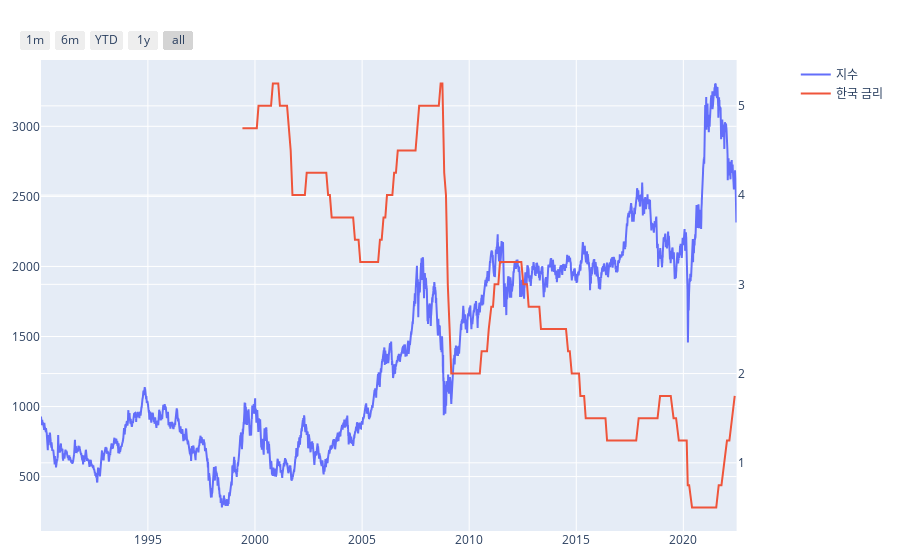

Notebook source saved alongside this figure:
### Code cell
import plotly.express as px
import plotly.graph_objects as go
from plotly.subplots import make_subplots

# Create figure with secondary y-axis
fig = make_subplots(specs=[[{"secondary_y": True}]])

# Add traces
fig.add_trace(
    go.Scatter(x=df_kospi['Date'], y=df_kospi['Close'], name="지수"),
    secondary_y=False,
)

fig.add_trace(
    go.Scatter(x=df_ko_rate['발표일'], y=df_ko_rate["발표"], name="한국 금리"),
    secondary_y=True,
)

# fig.add_trace(
#     go.Scatter(x=df_index['일자'], y=df_index["동행지수"], name="경기지수"),
#     secondary_y=True,
# )

fig.update_layout(
    margin=dict(l=20, r=20, t=60, b=20),
)

fig.update_xaxes(
    rangeslider_visible=False,
    rangeselector=dict(
        buttons=list([
            dict(count=1, label="1m", step="month", stepmode="backward"),
            dict(count=6, label="6m", step="month", stepmode="backward"),
            dict(count=1, label="YTD", step="year", stepmode="todate"),
            dict(count=1, label="1y", step="year", stepmode="backward"),
            dict(step="all")
        ])
    )
)

# Add figure title
# fig.update_layout(
#     title_text="Double Y Axis Example"
# )

# Set x-axis title
# fig.update_xaxes(title_text="xaxis title")

### Figure 1 — Plotly figure (JSON) as saved in the notebook; plotly's stock layout.template omitted (floating-point values rounded to 4 significant figures; data arrays with more than 128 entries replaced by an {"elided": "..."} marker saying what was removed)
{"data": [{"name": "지수", "type": "scatter", "x": {"elided": "8438 str values"}, "xaxis": "x", "y": {"elided": "8438 float values"}, "yaxis": "y"}, {"name": "한국 금리", "type": "scatter", "x": {"elided": "256 str values"}, "xaxis": "x", "y": {"elided": "256 float values"}, "yaxis": "y2"}], "layout": {"margin": {"b": 20, "l": 20, "r": 20, "t": 60}, "xaxis": {"anchor": "y", "domain": [0, 0.94], "rangeselector": {"buttons": [{"count": 1, "label": "1m", "step": "month", "stepmode": "backward"}, {"count": 6, "label": "6m", "step": "month", "stepmode": "backward"}, {"count": 1, "label": "YTD", "step": "year", "stepmode": "todate"}, {"count": 1, "label": "1y", "step": "year", "stepmode": "backward"}, {"step": "all"}]}, "rangeslider": {"visible": false}}, "yaxis": {"anchor": "x", "domain": [0, 1]}, "yaxis2": {"anchor": "x", "overlaying": "y", "side": "right"}}}
